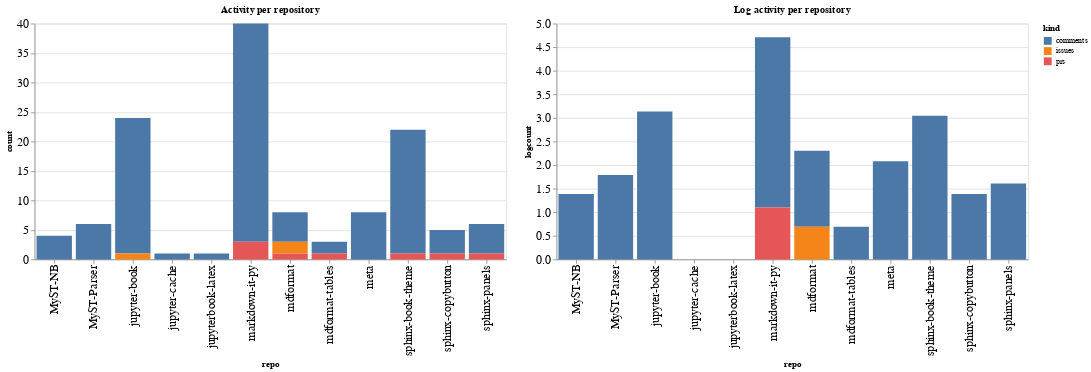

The code cell stored with this chart in its notebook:
### Code cell
ch1 = alt.Chart(repo_summaries, width=600, title="Activity per repository").mark_bar().encode(
    x='repo',
    y='count',
    color='kind',
    tooltip="kind"
)

ch2 = alt.Chart(repo_summaries, width=600, title="Log activity per repository").mark_bar().encode(
    x='repo',
    y='logcount',
    color='kind',
    tooltip="kind"
)

ch1 | ch2

### Figure 1 — Vega-Lite specification as saved in the notebook (floating-point values rounded to 4 significant figures)
{"config": {"axisLeft": {"labelFontSize": 15}, "axisBottom": {"labelFontSize": 15}}, "hconcat": [{"mark": "bar", "encoding": {"color": {"type": "nominal", "field": "kind"}, "tooltip": {"type": "nominal", "field": "kind"}, "x": {"type": "nominal", "field": "repo"}, "y": {"type": "quantitative", "field": "count"}}, "title": "Activity per repository", "width": 600}, {"mark": "bar", "encoding": {"color": {"type": "nominal", "field": "kind"}, "tooltip": {"type": "nominal", "field": "kind"}, "x": {"type": "nominal", "field": "repo"}, "y": {"type": "quantitative", "field": "logcount"}}, "title": "Log activity per repository", "width": 600}], "data": {"name": "data-e270417858ed086fd39d1e60cb68f1ad"}, "$schema": "https://vega.github.io/schema/vega-lite/v4.8.1.json", "datasets": {"data-e270417858ed086fd39d1e60cb68f1ad": [{"repo": "MyST-NB", "kind": "comments", "count": 4, "logcount": 1.386}, {"repo": "MyST-Parser", "kind": "comments", "count": 6, "logcount": 1.792}, {"repo": "jupyter-book", "kind": "comments", "count": 23, "logcount": 3.135}, {"repo": "jupyter-book", "kind": "issues", "count": 1, "logcount": 0.0}, {"repo": "jupyter-cache", "kind": "comments", "count": 1, "logcount": 0.0}, {"repo": "jupyterbook-latex", "kind": "comments", "count": 1, "logcount": 0.0}, {"repo": "markdown-it-py", "kind": "comments", "count": 37, "logcount": 3.611}, {"repo": "markdown-it-py", "kind": "prs", "count": 3, "logcount": 1.099}, {"repo": "mdformat", "kind": "comments", "count": 5, "logcount": 1.609}, {"repo": "mdformat", "kind": "issues", "count": 2, "logcount": 0.6931}, {"repo": "mdformat", "kind": "prs", "count": 1, "logcount": 0.0}, {"repo": "mdformat-tables", "kind": "comments", "count": 2, "logcount": 0.6931}, {"repo": "mdformat-tables", "kind": "prs", "count": 1, "logcount": 0.0}, {"repo": "meta", "kind": "comments", "count": 8, "logcount": 2.079}, {"repo": "sphinx-book-theme", "kind": "comments", "count": 21, "logcount": 3.045}, {"repo": "sphinx-book-theme", "kind": "prs", "count": 1, "logcount": 0.0}, {"repo": "sphinx-copybutton", "kind": "comments", "count": 4, "logcount": 1.386}, {"repo": "sphinx-copybutton", "kind": "prs", "count": 1, "logcount": 0.0}, {"repo": "sphinx-panels", "kind": "comments", "count": 5, "logcount": 1.609}, {"repo": "sphinx-panels", "kind": "prs", "count": 1, "logcount": 0.0}]}}
